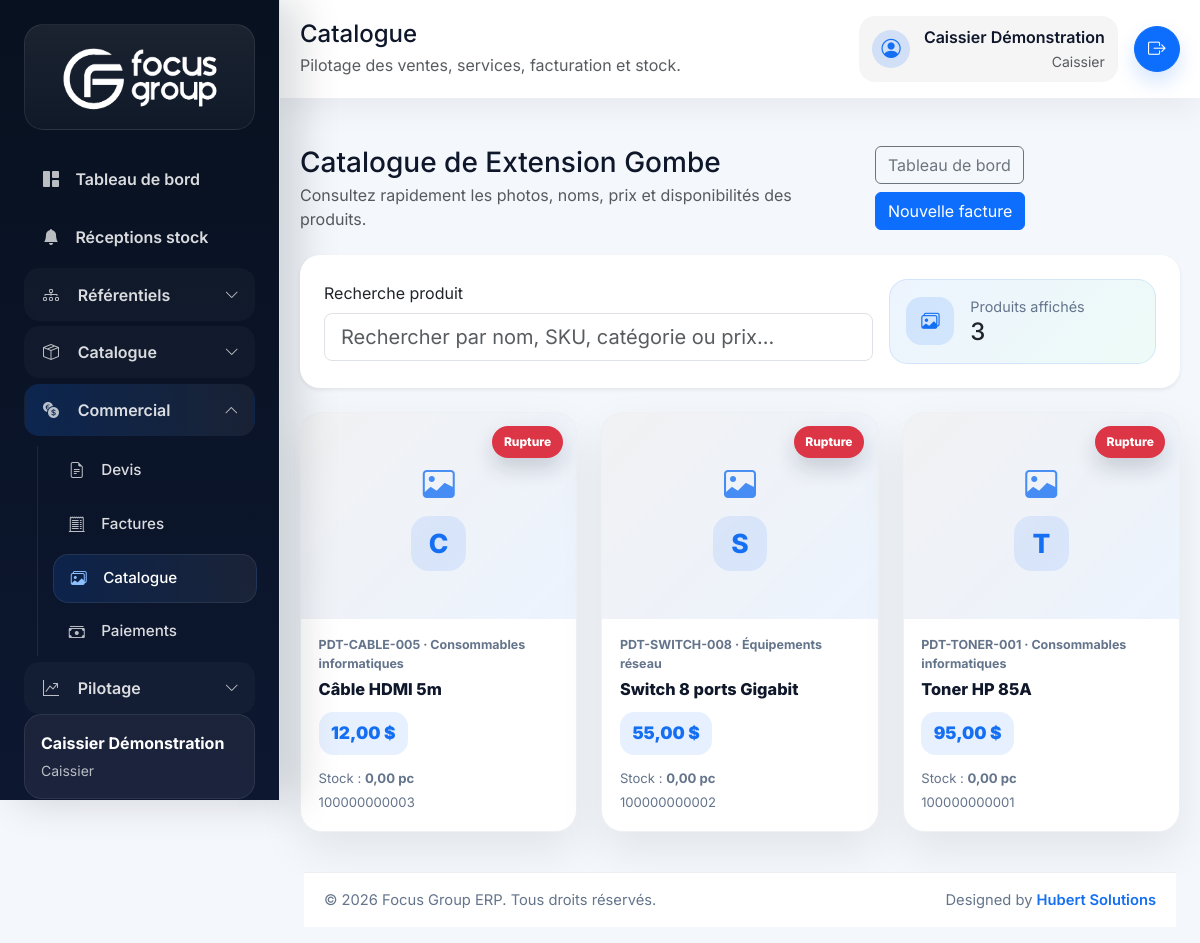
The app's page /index.php/products/catalog (signed in) with its own data.
### tables this page shows
CREATE TABLE products (
    id BIGINT UNSIGNED AUTO_INCREMENT PRIMARY KEY,
    category_id BIGINT UNSIGNED NOT NULL,
    unit_id BIGINT UNSIGNED NOT NULL,
    sku VARCHAR(50) NOT NULL UNIQUE,
    name VARCHAR(150) NOT NULL,
    description TEXT NULL,
    barcode VARCHAR(100) NULL,
    cost_price DECIMAL(18,2) NOT NULL DEFAULT 0,
    sale_price DECIMAL(18,2) NOT NULL DEFAULT 0,
    minimum_stock DECIMAL(18,2) NOT NULL DEFAULT 0,
    current_stock DECIMAL(18,2) NOT NULL DEFAULT 0,
    image_path VARCHAR(255) NULL,
    is_active TINYINT(1) NOT NULL DEFAULT 1,
    deleted_at DATETIME NULL,
    created_at DATETIME NOT NULL DEFAULT CURRENT_TIMESTAMP,
    updated_at DATETIME NOT NULL DEFAULT CURRENT_TIMESTAMP ON UPDATE CURRENT_TIMESTAMP,
    CONSTRAINT fk_products_category FOREIGN KEY (category_id) REFERENCES categories(id),
    CONSTRAINT fk_products_unit FOREIGN KEY (unit_id) REFERENCES units(id)
);

CREATE TABLE categories (
    id BIGINT UNSIGNED AUTO_INCREMENT PRIMARY KEY,
    type ENUM('product', 'service', 'mixed') NOT NULL DEFAULT 'product',
    name VARCHAR(120) NOT NULL,
    description VARCHAR(255) NULL,
    deleted_at DATETIME NULL,
    created_at DATETIME NOT NULL DEFAULT CURRENT_TIMESTAMP,
    updated_at DATETIME NOT NULL DEFAULT CURRENT_TIMESTAMP ON UPDATE CURRENT_TIMESTAMP,
    UNIQUE KEY uq_categories_type_name (type, name)
);

CREATE TABLE units (
    id BIGINT UNSIGNED AUTO_INCREMENT PRIMARY KEY,
    name VARCHAR(80) NOT NULL,
    symbol VARCHAR(20) NOT NULL,
    deleted_at DATETIME NULL,
    created_at DATETIME NOT NULL DEFAULT CURRENT_TIMESTAMP,
    updated_at DATETIME NOT NULL DEFAULT CURRENT_TIMESTAMP ON UPDATE CURRENT_TIMESTAMP,
    UNIQUE KEY uq_units_symbol (symbol)
);

### app/Core/Controller.php (called while the page is built, shortened)
<?php
class Controller
{
    public function render(string $view, array $data = [], string $layout = 'app'): void
    {
        extract($data, EXTR_SKIP);
        $viewFile = view_path($view);
        require $viewFile;
    }
}

### app/Controllers/ProductController.php (called while the page is built, shortened)
<?php
final class ProductController extends Controller
{
    public function catalog(): void
    {
        $shopId = current_user_shop_id();
        $this->render('products.catalog', [
            'pageTitle' => 'Catalogue',
            'products' => (new Product())->allForStock($shopId),
            'currentShopName' => (string) (Auth::user()['shop_name'] ?? ''),
            'isShopCatalog' => $shopId !== null,
        ]);
    }
}

### app/Core/Router.php (called while the page is built, shortened)
<?php
final class Router
{
    private array $routes = [];
    private function addRoute(string $method, string $uri, array $action, array $middleware = []): void
    {
        $this->routes[$method][$this->normalizePath($uri)] = [
            'action' => $action,
            'middleware' => $middleware,
        ];
    }
    public function dispatch(string $method, string $uri): void
    {
        $path = $this->normalizeRequestUri($uri);
        $route = $this->routes[$method][$path] ?? null;
        try {
            [$controllerClass, $controllerMethod] = $route['action'];
            $controller = new $controllerClass();
            $controller->{$controllerMethod}();
        } catch (Throwable $throwable) {
            http_response_code(500);
            $this->renderError(500, 'Erreur interne', $throwable->getMessage());
        }
    }
    private function normalizeRequestUri(string $uri): string
    {
        $path = parse_url($uri, PHP_URL_PATH) ?: '/';
        if ($path === '/index.php') {
            $path = '/';
        } elseif (str_starts_with($path, '/index.php/')) {
            $path = substr($path, strlen('/index.php')) ?: '/';
        }
        return $this->normalizePath($path);
    }
    private function normalizePath(string $path): string
    {
        $path = '/' . trim($path, '/');
        return $path === '//' ? '/' : (rtrim($path, '/') ?: '/');
    }
}

### index.php (called while the page is built, shortened)
<?php
$appConfig = require __DIR__ . '/config/app.php';
if (($appConfig['base_url'] ?? '') === '') {
    $scriptName = str_replace('\\', '/', (string) ($_SERVER['SCRIPT_NAME'] ?? ''));
    $basePath = str_replace('\\', '/', dirname($scriptName));
    $appConfig['base_url'] = $basePath === '/' || $basePath === '.' ? '' : rtrim($basePath, '/');
}
$GLOBALS['config'] = [
    'app' => $appConfig,
    'database' => file_exists(__DIR__ . '/config/database.local.php')
        ? require __DIR__ . '/config/database.local.php'
        : require __DIR__ . '/config/database.php',
];
require __DIR__ . '/app/Helpers/functions.php';
spl_autoload_register(static function (string $class): void {
    $prefix = 'App\\';
    $baseDir = __DIR__ . '/app/';
    $relativeClass = substr($class, strlen($prefix));
    $file = $baseDir . str_replace('\\', '/', $relativeClass) . '.php';
});
$router = new Router();
$router->dispatch($_SERVER['REQUEST_METHOD'] ?? 'GET', $_SERVER['REQUEST_URI'] ?? '/');

### app/Helpers/functions.php (called while the page is built, shortened)
<?php
if (!function_exists('config')) {
    function config(?string $key = null, mixed $default = null): mixed
    {
        $config = $GLOBALS['config'] ?? [];
        $segments = explode('.', $key);
        $value = $config;
        foreach ($segments as $segment) {
            $value = $value[$segment];
        }
        return $value;
    }
}
if (!function_exists('url')) {
    function url(string $path = ''): string
    {
        $baseUrl = rtrim((string) config('app.base_url', ''), '/');
        $path = '/' . ltrim($path, '/');
        $routePrefix = rtrim((string) config('app.route_prefix', ''), '/');
        if (str_starts_with($path, '/public/')) {
            return ($baseUrl === '' ? '' : $baseUrl) . $path;
        }
        $prefix = $routePrefix === '' ? '' : $routePrefix;
        return ($baseUrl === '' ? '' : $baseUrl) . $prefix . $path;
    }
}
if (!function_exists('product_image_url')) {
    function product_image_url(?string $path): string
    {
        $path = trim((string) $path);
        if ($path === '') {
            return '';
        }
        return project_asset(ltrim($path, '/'));
    }
}
if (!function_exists('project_asset')) {
    function project_asset(string $path): string
    {
        $baseUrl = rtrim((string) config('app.base_url', ''), '/');
        return ($baseUrl === '' ? '' : $baseUrl) . '/' . ltrim($path, '/');
    }
}
if (!function_exists('e')) {
    function e(?string $value): string
    {
        return htmlspecialchars((string) $value, ENT_QUOTES, 'UTF-8');
    }
}
if (!function_exists('currency_options')) {
    function currency_options(): array
    {
        return [
            'USD' => 'USD ($)',
            'CDF' => 'CDF',
        ];
    }
}
if (!function_exists('normalize_currency_code')) {
    function normalize_currency_code(mixed $value): string
    {
        $currency = strtoupper(trim((string) $value));
        return array_key_exists($currency, currency_options()) ? $currency : 'USD';
    }
}
if (!function_exists('currency_symbol')) {
    function currency_symbol(mixed $currencyCode): string
    {
        return normalize_currency_code($currencyCode) === 'USD' ? '$' : 'CDF';
    }
}
if (!function_exists('format_money')) {
    function format_money(mixed $amount, mixed $currencyCode = 'USD'): string
    {
        return number_format((float) $amount, 2, ',', ' ') . ' ' . currency_symbol($currencyCode);
    }
}

### app/Core/Model.php (called while the page is built, shortened)
<?php
abstract class Model
{
    public function __construct()
    {
        $this->db = Database::connection();
    }
}

### app/Core/Database.php (called while the page is built, shortened)
<?php
final class Database
{
    private static ?PDO $connection = null;
    public static function connection(): PDO
    {
        if (self::$connection instanceof PDO) {
            return self::$connection;
        }
        $config = config('database');
        $dsn = sprintf(
            'mysql:host=%s;port=%s;dbname=%s;charset=%s',
            $config['host'],
            $config['port'],
            $config['dbname'],
            $config['charset']
        );
        try {
            self::$connection = new PDO($dsn, $config['username'], $config['password'], $config['options']);
        } catch (PDOException $exception) {
            throw new RuntimeException('Connexion MySQL impossible : ' . $exception->getMessage());
        }
        return self::$connection;
    }
}

### app/Models/Product.php (called while the page is built, shortened)
<?php
final class Product extends Model
{
    public function allForStock(?int $shopId = null): array
    {
        if ($shopId !== null) {
            $sql = 'SELECT p.*, COALESCE(ps.current_stock, 0) AS current_stock, p.current_stock AS central_stock,
                           COALESCE(ps.minimum_stock, p.minimum_stock) AS minimum_stock,
                           c.name AS category_name, u.name AS unit_name, u.symbol AS unit_symbol, s.name AS stock_shop_name
                    FROM products p
                    INNER JOIN categories c ON c.id = p.category_id
                    INNER JOIN units u ON u.id = p.unit_id
                    INNER JOIN shops s ON s.id = :shop_id
                    LEFT JOIN product_stocks ps ON ps.product_id = p.id AND ps.shop_id = :shop_id_stock
                    WHERE p.deleted_at IS NULL
                    ORDER BY p.id DESC';
            $statement = $this->db->prepare($sql);
            $statement->execute([
                'shop_id' => $shopId,
                'shop_id_stock' => $shopId,
            ]);
            return $statement->fetchAll();
        }
        $sql = 'SELECT p.*, p.current_stock AS central_stock, c.name AS category_name, u.name AS unit_name, u.symbol AS unit_symbol, NULL AS stock_shop_name
                FROM products p
                INNER JOIN categories c ON c.id = p.category_id
                INNER JOIN units u ON u.id = p.unit_id
                WHERE p.deleted_at IS NULL
                ORDER BY p.id DESC';
        return $this->db->query($sql)->fetchAll();
    }
}

### app/Views/products/catalog.php (the view, shortened to what this page needs)
<?php
$productCount = count($products ?? []);
$catalogTitle = !empty($isShopCatalog) ? 'Catalogue de ' . ($currentShopName ?: 'votre boutique') : 'Catalogue produits';
?>
<div class="page-hero">
    <div>
        <h1 class="h3 mb-1"><?= e($catalogTitle); ?></h1>
        <p class="text-muted mb-0">Consultez rapidement les photos, noms, prix et disponibilités des produits.</p>
    </div>
    <div class="d-flex gap-2 flex-wrap">
        <a href="<?= e(url('/dashboard')); ?>" class="btn btn-outline-secondary">Tableau de bord</a>
        <a href="<?= e(url('/invoices/create')); ?>" class="btn btn-primary">Nouvelle facture</a>
    </div>
</div>
<div class="card border-0 shadow-sm mb-4">
    <div class="card-body p-4">
        <div class="row g-3 align-items-center">
            <div class="col-lg-8">
                <label class="form-label" for="catalogSearch">Recherche produit</label>
                <input type="search" class="form-control form-control-lg" id="catalogSearch" placeholder="Rechercher par nom, SKU, catégorie ou prix...">
            </div>
            <div class="col-lg-4">
                <div class="catalog-summary-card">
                    <span class="metric-icon primary"><i class="bi bi-images"></i></span>
                    <div>
                        <div class="muted-label">Produits affichés</div>
                        <div class="h4 mb-0"><?= e((string) $productCount); ?></div>
                    </div>
                </div>
            </div>
        </div>
    </div>
</div>
<?php if (($products ?? []) === []): ?>
    <div class="card border-0 shadow-sm">
        <div class="card-body p-5 text-center empty-state">
            <i class="bi bi-box-seam"></i>
            <div>Aucun produit disponible pour le moment.</div>
        </div>
    </div>
<?php else: ?>
    <div class="row g-4 catalog-grid" id="productCatalogGrid">
        <?php foreach ($products as $product): ?>
            <?php
            $imageUrl = product_image_url($product['image_path'] ?? '');
            $stock = (float) ($product['current_stock'] ?? 0);
            $isAvailable = $stock > 0;
            $searchText = strtolower(trim((string) (($product['name'] ?? '') . ' ' . ($product['sku'] ?? '') . ' ' . ($product['category_name'] ?? '') . ' ' . ($product['sale_price'] ?? ''))));
            ?>
            <div class="col-sm-6 col-xl-4 col-xxl-3 catalog-product-col" data-search="<?= e($searchText); ?>">
                <div class="catalog-product-card h-100">
                    <div class="catalog-product-image-wrap">
                        <?php if ($imageUrl !== ''): ?>
                            <img src="<?= e($imageUrl); ?>" alt="<?= e($product['name']); ?>" class="catalog-product-image" loading="lazy">
                        <?php else: ?>
                            <div class="catalog-product-placeholder">
                                <i class="bi bi-image"></i>
                                <span><?= e(mb_strtoupper(mb_substr((string) $product['name'], 0, 1))); ?></span>
                            </div>
                        <?php endif; ?>
                        <span class="catalog-stock-badge <?= $isAvailable ? 'is-available' : 'is-empty'; ?>">
                            <?= $isAvailable ? 'Disponible' : 'Rupture'; ?>
                        </span>
                    </div>
                    <div class="catalog-product-body">
                        <div class="catalog-product-meta"><?= e($product['sku']); ?><?= !empty($product['category_name']) ? ' · ' . e($product['category_name']) : ''; ?></div>
                        <h2 class="catalog-product-title"><?= e($product['name']); ?></h2>
                        <div class="catalog-product-price"><?= e(format_money($product['sale_price'], 'USD')); ?></div>
                        <div class="catalog-product-footer">
                            <span>Stock : <strong><?= e(number_format($stock, 2, ',', ' ')); ?> <?= e($product['unit_symbol'] ?: ($product['unit_name'] ?? '')); ?></strong></span>
                            <?php if (!empty($product['barcode'])): ?><span><?= e($product['barcode']); ?></span><?php endif; ?>
                        </div>
                    </div>
                </div>
            </div>
        <?php endforeach; ?>
    </div>
<?php endif; ?>

### records on screen
products: name "C", sku "PDT-CABLE-005", category.name "Consommables informatiques", name "Câble HDMI 5m", sale_price "12,00 $", stock "0,00", unit.symbol "pc", barcode "100000000003"
products: name "S", sku "PDT-SWITCH-008", category.name "Équipements réseau", name "Switch 8 ports Gigabit", sale_price "55,00 $", stock "0,00", unit.symbol "pc", barcode "100000000002"
products: name "T", sku "PDT-TONER-001", category.name "Consommables informatiques", name "Toner HP 85A", sale_price "95,00 $", stock "0,00", unit.symbol "pc", barcode "100000000001"

### other values on screen
$currentUser['full_name'] "Caissier Démonstration"
$currentUser['role_name'] "Caissier"
$pageTitle "Catalogue"
app_scope_description() "Pilotage des ventes, services, facturation et stock."
$catalogTitle "Catalogue de Extension Gombe"
$productCount "3"
config('app.name') "Focus Group ERP"
